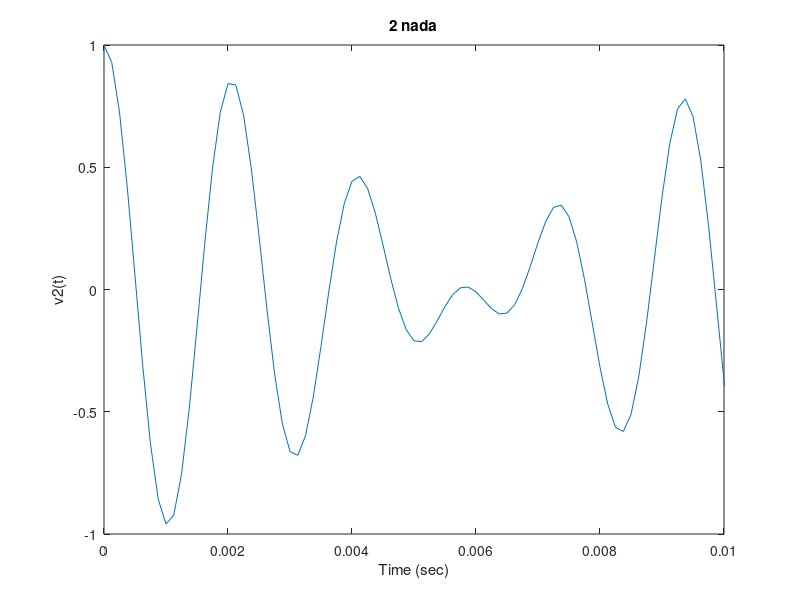

MATLAB code for this plot:
fs=8000;
t=0:1/fs:1;
v1=0.5*cos(2*pi*440*t);
v2=0.5*cos(2*pi*524*t);
v=v1+v2;
sound(v,fs);
plot(t,v);
title('2 nada');
axis([0 .01 -1 1]);
xlabel('Time (sec)');
ylabel('v2(t)');